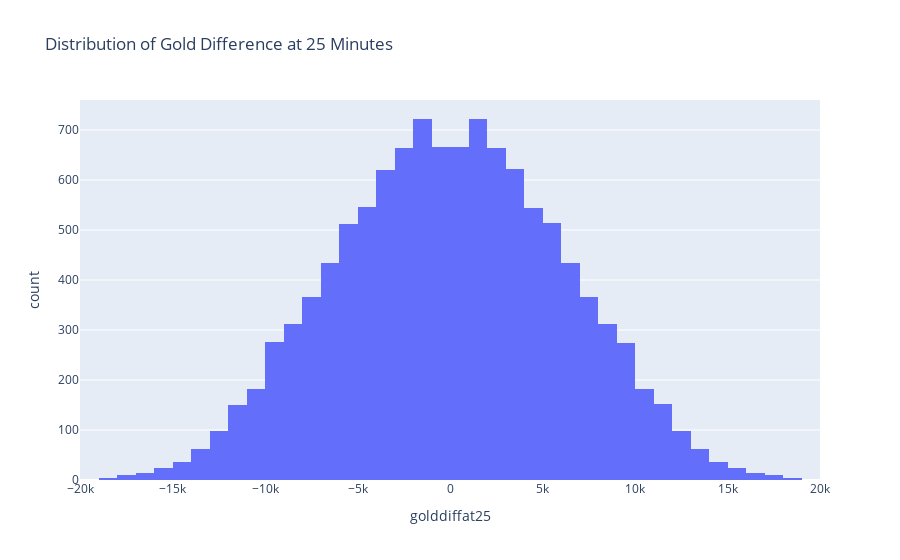
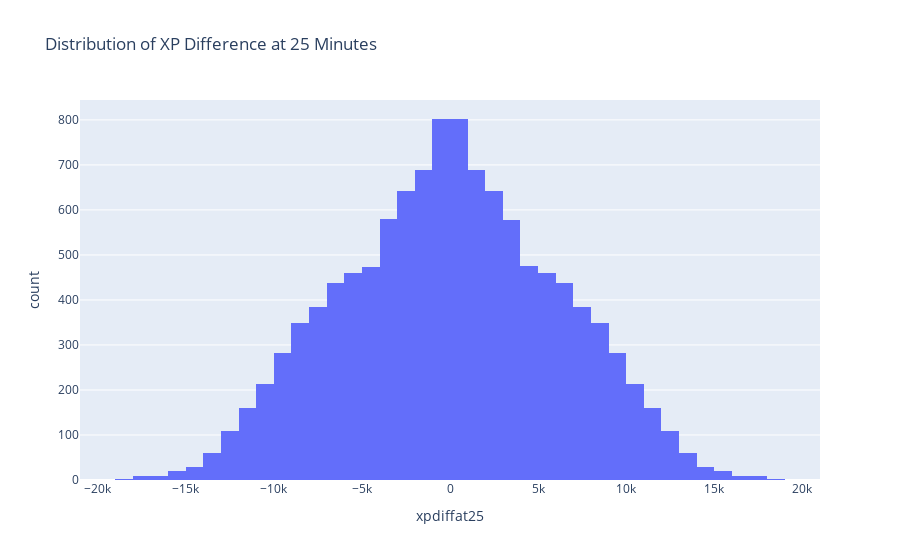

Here is the notebook cell these charts were saved with, in order:
### Code cell
fig_uni1 = px.histogram(data, x='golddiffat25', nbins=50, title='Distribution of Gold Difference at 25 Minutes')
fig_uni1.show()
fig_uni2 = px.histogram(data, x='xpdiffat25', nbins=50, title='Distribution of XP Difference at 25 Minutes')
fig_uni2.show()

### Figure 1 — Plotly figure (JSON) as saved in the notebook; plotly's stock layout.template omitted (floating-point values rounded to 4 significant figures; data arrays with more than 128 entries replaced by an {"elided": "..."} marker saying what was removed)
{"data": [{"alignmentgroup": "True", "bingroup": "x", "hovertemplate": "golddiffat25=%{x}<br>count=%{y}<extra></extra>", "legendgroup": "", "marker": {"color": "#636efa", "pattern": {"shape": ""}}, "name": "", "nbinsx": 50, "offsetgroup": "", "orientation": "v", "showlegend": false, "type": "histogram", "x": {"elided": "11418 int values"}, "xaxis": "x", "yaxis": "y"}], "layout": {"barmode": "relative", "legend": {"tracegroupgap": 0}, "title": {"text": "Distribution of Gold Difference at 25 Minutes"}, "xaxis": {"anchor": "y", "domain": [0, 1], "title": {"text": "golddiffat25"}}, "yaxis": {"anchor": "x", "domain": [0, 1], "title": {"text": "count"}}}}

### Figure 2 — Plotly figure (JSON) as saved in the notebook; plotly's stock layout.template omitted (floating-point values rounded to 4 significant figures; data arrays with more than 128 entries replaced by an {"elided": "..."} marker saying what was removed)
{"data": [{"alignmentgroup": "True", "bingroup": "x", "hovertemplate": "xpdiffat25=%{x}<br>count=%{y}<extra></extra>", "legendgroup": "", "marker": {"color": "#636efa", "pattern": {"shape": ""}}, "name": "", "nbinsx": 50, "offsetgroup": "", "orientation": "v", "showlegend": false, "type": "histogram", "x": {"elided": "11418 int values"}, "xaxis": "x", "yaxis": "y"}], "layout": {"barmode": "relative", "legend": {"tracegroupgap": 0}, "title": {"text": "Distribution of XP Difference at 25 Minutes"}, "xaxis": {"anchor": "y", "domain": [0, 1], "title": {"text": "xpdiffat25"}}, "yaxis": {"anchor": "x", "domain": [0, 1], "title": {"text": "count"}}}}
